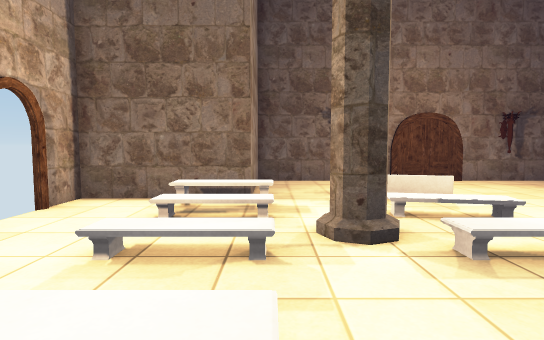
View 1 (above)

18 first-person views from a walk through a 3-D level made in the Unity game engine. The camera is 1.2 m above the floor, tilts 4° down and sees 80° across. Doors are open. The floor is counted in squares, 1 m on a side. Each view is taken from the middle of a square. On the plan, view 1 faces up. The plan holds only what a view shows up to about 14 squares ahead; the rest is blank. The place goes on beyond the plan. The player character is not drawn. Some animated figures are not drawn. Some surface patterns are stand-ins.

View 2
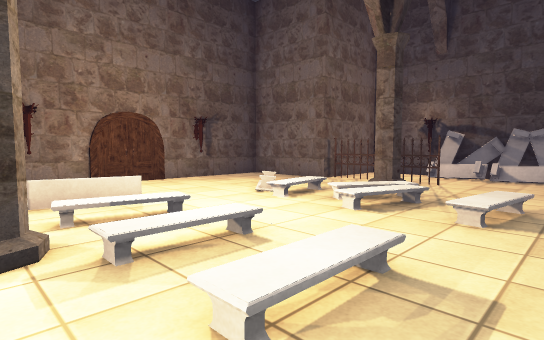

View 3
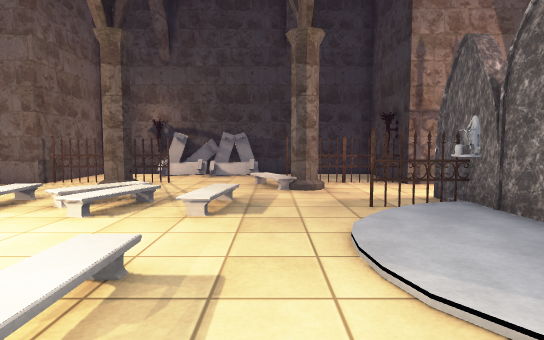

View 4
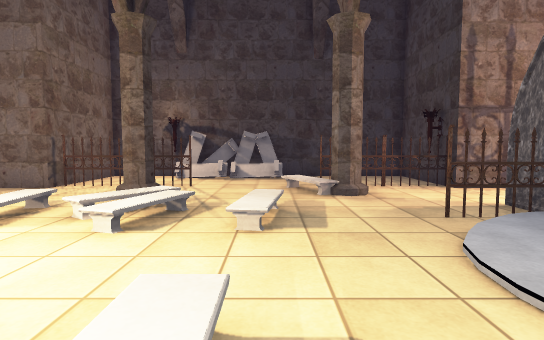

View 5
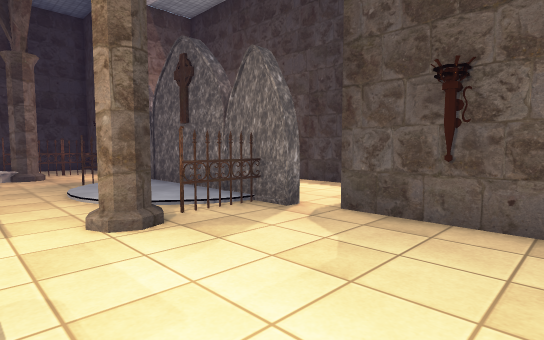

View 6
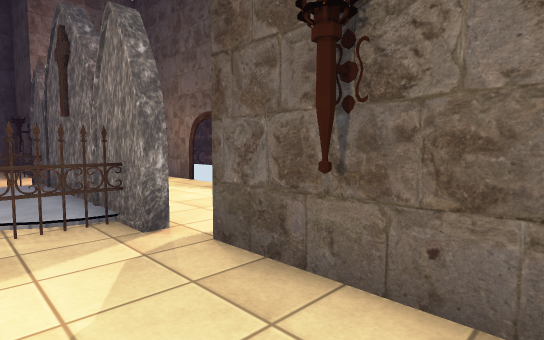

View 7
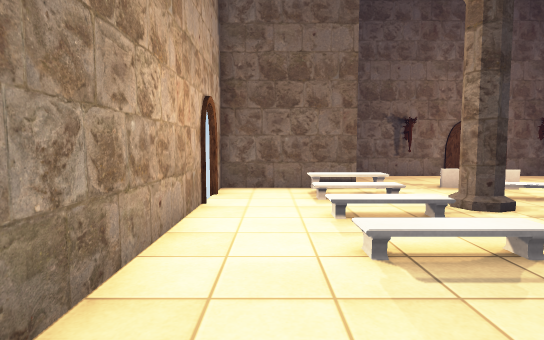

View 8
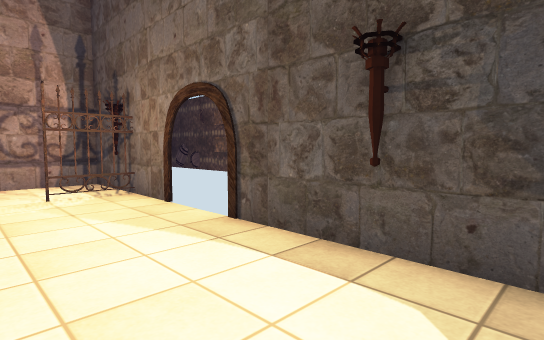

View 9
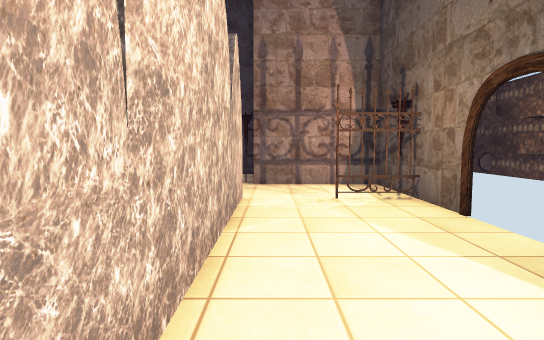

View 10
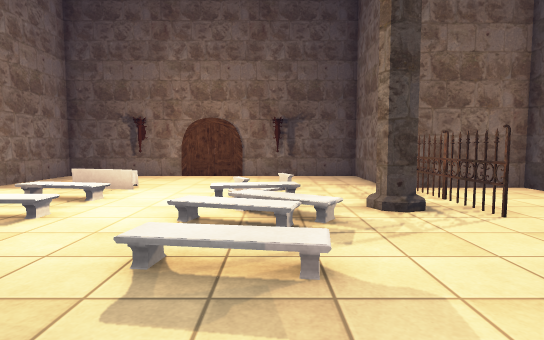

View 11
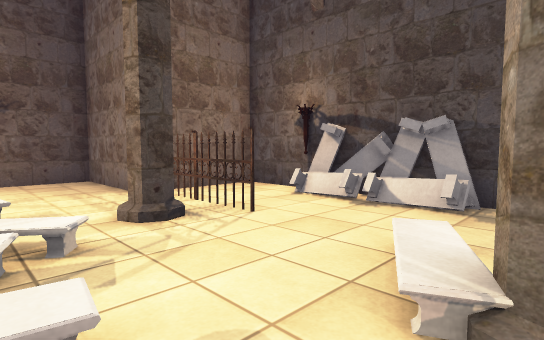

View 12
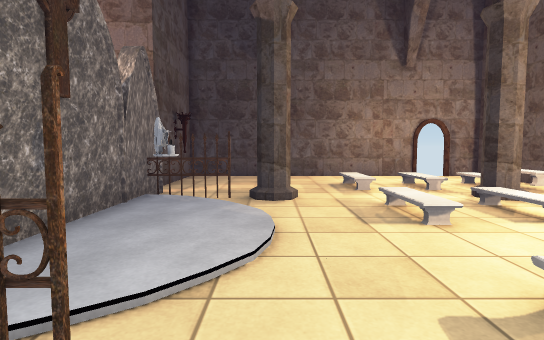

View 13
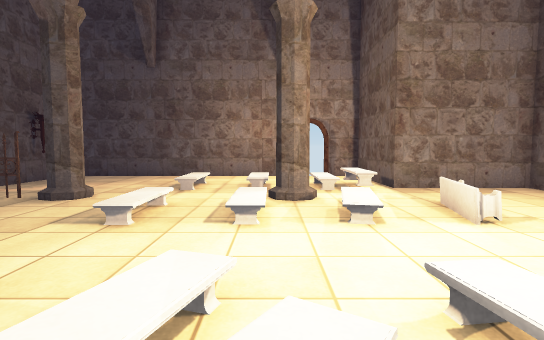

View 14
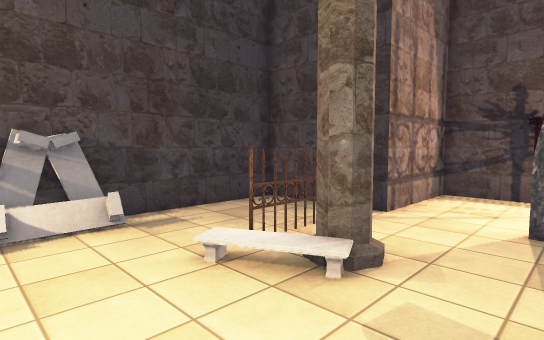

View 15
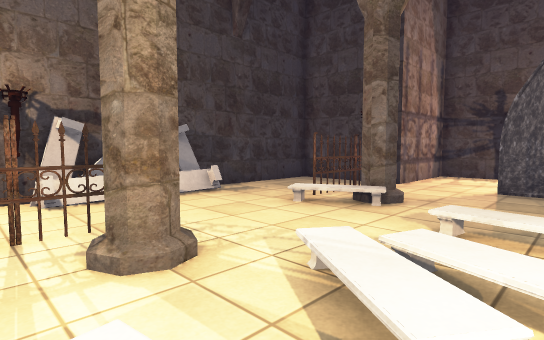

View 16
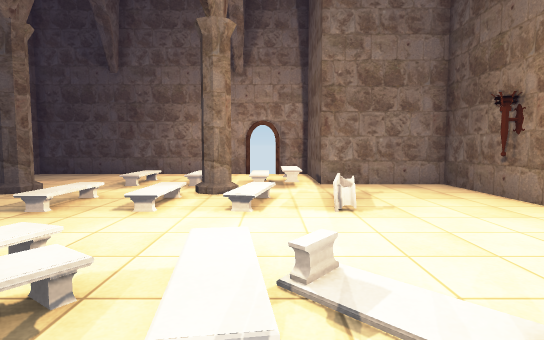

View 17
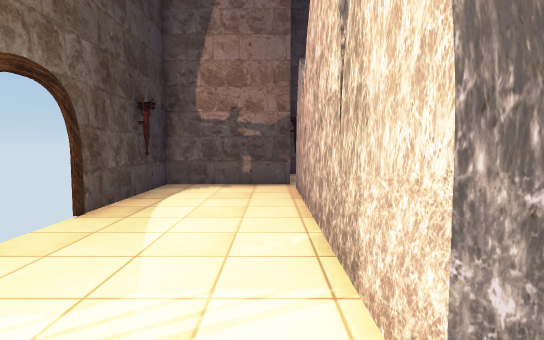

View 18
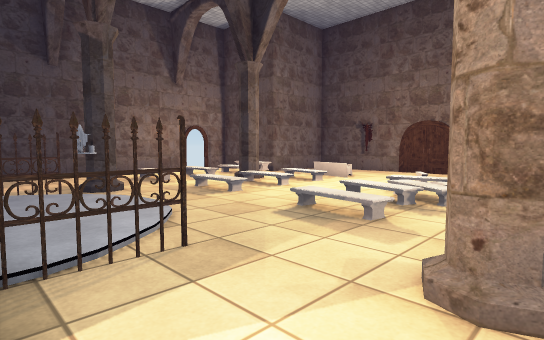

### Floor plan
Key: @ floor where view 1 was taken; # wall or solid block; x gap in a wall; . floor; / step, stairs or slope; D open door; T torch; H thing the floor can be seen under or through; O other object.
Columns run from 5 left of view 1 to 16 right of it. Each row starts with its distance up from view 1.
 12     ##############
 11     #...T....T...#
 10     #............#
  9     #............#
  8 #####..O...../...#####
  7 #.......OO.../...#...#
  6 DD.....///..//...x...#
  5 DD....O.//../..O.x..TT
  4 #.....O///..///Ox#..O#
  3 #...........///....OO#
  2 #...................O#
  1 #...........OO......O#
  0 #....@..........O....#
 -1 #.....O/.......OO#...#
 -2 #.......  O.H....x...#
 -3 #.....#.    H....x...#
 -4 #.T...########...T...#
 -5 #####............#####
 -6     #............#
 -7     #........#...#
 -8     #..T.#DD..T..#
 -9     ###### D######

Where each view was taken, in squares from view 1:
view 1: 0 up, 0 right, facing up
view 2: 0 up, 1 right, facing up-right
view 3: 0 up, 1 right, facing right
view 4: 1 up, 2 right, facing right
view 5: 1 up, 4 left, facing down-right
view 6: 2 down, 4 left, facing down-right
view 7: 2 down, 3 left, facing up
view 8: 5 down, 0 right, facing down-right
view 9: 5 down, 1 right, facing right
view 10: 2 down, 8 right, facing up
view 11: 1 down, 8 right, facing up-right
view 12: 1 down, 9 right, facing left
view 13: 4 up, 9 right, facing left
view 14: 3 up, 8 right, facing down-right
view 15: 6 up, 7 right, facing down-right
view 16: 6 up, 10 right, facing left
view 17: 5 down, 10 right, facing left
view 18: 4 down, 11 right, facing up-left
